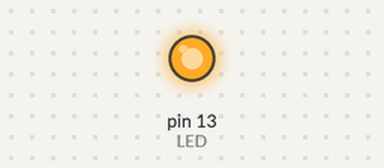
Bench run of a sketch on a simulated Arduino Uno, built with avr-gcc and run on an emulated ATmega328P. Shown: output pins drawn as LEDs (lit = HIGH). What the sketch prints to the serial monitor is not drawn.

Above: at 1.7 s.
At 3.5 s:
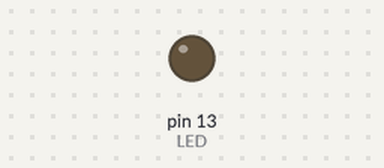
Timing chart, 0 to 6.7 s (numbered marks = the images above):
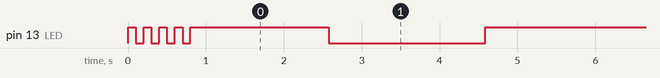

Measured:
- by itself, pin 13 (LED): goes 3 × (LOW 0.10 s, HIGH 0.10 s), LOW 0.10 s, HIGH 1.8 s, 28 × (LOW 2.0 s, HIGH 2.3 s), LOW 2.0 s, then HIGH

The sketch:

BlinkTutorial.ino
```cpp
/******************************************************************************/
/*                                                                            */
/*  Filename: BlinkTutorial.ino                                               */
/*  Description: This file contains the blink tutorial for Teensy 3.6 with    */
/*               some changes to play with the API for Teensy and its         */
/*               capabilities                                                 */
/*  Origin date: March 5th, 2018                                              */
/*                                                                            */
/******************************************************************************/

#define LED            (13)    // Teensy 3.6 LED pin number
#define BAUDRATE    (38400)    // Teensy 3.6 baud rate
#define ONTIME       ( 200)    // miliseconds to keep LED on
#define OFFTIME      ( 200)    // miliseconds to keep LED off


int gCounter;                  // global variable for counter

/******************************************************************************/
/*  Function name: blinkOnce                                                  */
/*  Function description: makes the LED blink once, assuming that the LED pin */
/*                        is already set to OUTPUT mode                       */
/*  Input Params: int duration in miliseconds                                 */
/*  Output Params:                                                            */
/*  Return value:                                                             */
/******************************************************************************/
void blinkOnce(int duration, bool keepOn)
{
    digitalWrite(LED, HIGH);   // turn on the LED. HIGH is the voltage level
    delay(duration);
    if(!keepOn)
    {
       digitalWrite(LED, LOW);   // turn off the LED. LOW is the voltage level
    }
}

/******************************************************************************/
/*  Function name: multiBlink                                                 */
/*  Function description: makes the LED blink multiple times, according the   */
/*                        given number of times                               */
/*                        This function assumes the LED pinmode is set to OUT */
/*  Input Params: int duration in miliseconds for both on and off time        */
/*                int number of times to blink                                */
/*  Output Params:                                                            */
/*  Return value:                                                             */
/******************************************************************************/
void multiBlink(int durationOn, int durationOff, int times)
{
    int loopCounter;

    for(loopCounter = 0 ; loopCounter < times ; loopCounter++)
    {
        blinkOnce(durationOn, false);
        delay(durationOff);
    }
}


/******************************************************************************/
/*  Function name: startSerial                                                */
/*  Function description: starts the serial port and waits for it             */
/*  Input Params: int baudrate                                                */
/*  Output Params:                                                            */
/*  Return value: boolean for success                                         */
/******************************************************************************/
int startSerial(int buadrate)
{
    int serialTimeOut = 0;
    int returnValue = -1;

    multiBlink(100, 100, 4);
    blinkOnce(100, true);
    Serial.begin(buadrate);
    while(!Serial && serialTimeOut<50)
    {
        // wait
        delay(100);
        serialTimeOut++;
    }

    if(Serial)
        returnValue = 0;
    else
        multiBlink(200, 200, 2);


    return returnValue;

}


/******************************************************************************/
/*  Function name: setup                                                      */
/*  Function description: setup routine to run once on startup                */
/*  Input Params:                                                             */
/*  Output Params:                                                            */
/******************************************************************************/
void setup()
{
    pinMode(LED, OUTPUT);   // set LED pin to
    gCounter = startSerial(BAUDRATE);
}

/******************************************************************************/
/*  Function name: loop                                                       */
/*  Function description: forever loop routing                                */
/*  Input Params:                                                             */
/*  Output Params:                                                            */
/******************************************************************************/
void loop()
{
    String locString;

    while(gCounter >= 0 && gCounter < 200)
    {
        locString = "Turning LED on for ";
        locString += ONTIME;
        locString += "milisec. counter value: ";
        locString += gCounter;
        Serial.println(locString);
        digitalWrite(LED, HIGH);   // turn on the LED. HIGH is the voltage level
        delay(ONTIME);

        locString = "Turning LED off for ";
        locString += OFFTIME;
        locString += "milisec. counter value is yet: ";
        locString += gCounter;
        Serial.println(locString);
        digitalWrite(LED, LOW);   // turn off the LED. LOW is the voltage level
        delay(OFFTIME);

        gCounter++;
    }
}
```
